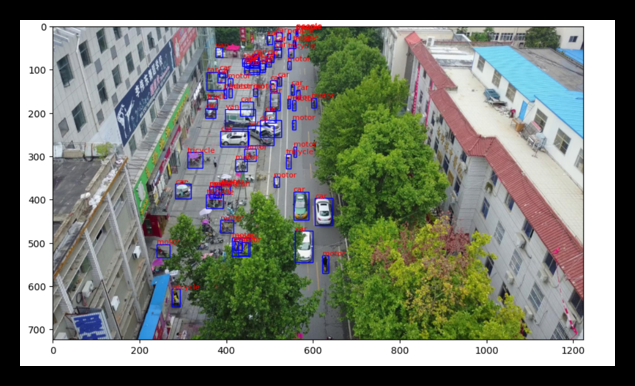
#> input picture Object-Detection-main/Object-Detection-main/images/Det1.png, 635 x 386 px, found by its file name; its folder holds only this picture in this run
$ python 00_leakage_evidence.py
#> lines starting #> are read from the running program, lines starting #| are printed output that depends on the picture
"""
00_leakage_evidence.py -- Quantify + visually document C2A scene leakage.

Produces the evidence pack for the paper's motivation section:
  evidence/leakage_stats.json      -- all headline numbers
  evidence/sibling_pairs/*.png     -- side-by-side train-vs-test same-background montages
  evidence/sard_dup_audit.json     -- SARD test duplicate-base-name audit

Runs anywhere (needs: numpy, opencv-python). Read-only w.r.t. the dataset.

Usage:
  python 00_leakage_evidence.py --root "<...>/C2A_Dataset/new_dataset3" --out "<...>/evidence"
  (defaults below auto-probe the known roots on this laptop / the lab PCs)
"""
from __future__ import annotations
import argparse, json, os, sys, random
from collections import Counter, defaultdict
from pathlib import Path

CANDIDATE_ROOTS = [
    r"d:/Academics/thesis folder/c2a/C2A_Dataset/new_dataset3",
    r"D:/thesis_2007074/common/c2a/C2A_Dataset/new_dataset3",
    r"D:/student_2k20/2007074/common/c2a/C2A_Dataset/new_dataset3",
    r"D:/2007074/common/c2a/C2A_Dataset/new_dataset3",
    r"E:/Thesis_mofazzal_2007074/common/c2a/C2A_Dataset/new_dataset3",
]
SARD_GT_CANDIDATES = [
    r"d:/Academics/thesis folder/Last Month/cross_dataset_SARD/sard_test_coco_gt.json",
    r"D:/thesis_2007074/cross_dataset_SARD/sard_test_coco_gt.json",
]

def find_root(cli: str | None) -> Path:
    cands = [cli] if cli else []
    cands += [os.environ.get("C2A_ROOT")]
    cands += CANDIDATE_ROOTS
    for c in cands:
        if c and (Path(c) / "train" / "images").is_dir():
            return Path(c)
    sys.exit("[FATAL] C2A root not found. Pass --root or set C2A_ROOT.")

def scene_of(fn: str) -> str:
    """collapsed_building_image0031_2.png -> collapsed_building_image0031"""
    stem = Path(fn).stem
    return stem.rsplit("_", 1)[0]

def variant_of(fn: str) -> str:
    return Path(fn).stem.rsplit("_", 1)[1]

def category_of(scene: str) -> str:
    return scene.split("_image")[0]

def main() -> None:
    ap = argparse.ArgumentParser()
    ap.add_argument("--root", default=None)
    ap.add_argument("--out", default=None, help="evidence output dir")
    ap.add_argument("--pairs", type=int, default=6, help="montage pairs to export")
    ap.add_argument("--seed", type=int, default=20260705)
    args = ap.parse_args()

    root = find_root(args.root)
    out = Path(args.out) if args.out else Path(__file__).resolve().parent.parent / "evidence"
    (out / "sibling_pairs").mkdir(parents=True, exist_ok=True)
    print(f"[paths] C2A root = {root}")
    print(f"[paths] evidence out = {out}")

    # ---- load the three official split JSONs --------------------------------
    files: dict[str, set[str]] = {}
    for sp in ("train", "val", "test"):
        jp = root / sp / f"{sp}_annotations.json"
        if jp.is_file():
            with open(jp, encoding="utf-8") as f:
                d = json.load(f)
            files[sp] = {im["file_name"] for im in d["images"]}
        else:  # fall back to listing images dir
            files[sp] = {p.name for p in (root / sp / "images").iterdir()}
        print(f"[load] {sp}: {len(files[sp])} images")

    scenes = {sp: {scene_of(f) for f in files[sp]} for sp in files}
    all_scenes = set().union(*scenes.values())
    all_files = set().union(*files.values())

    # variants-per-scene histogram
    vc = Counter(scene_of(f) for f in all_files)
    var_hist = Counter(vc.values())

    # scene -> split memberships
    test_scene_in_train = scenes["test"] & scenes["train"]
    test_scene_in_val_only = (scenes["test"] & scenes["val"]) - scenes["train"]
    test_scene_unseen = scenes["test"] - scenes["train"] - scenes["val"]
    test_img_scene_in_train = [f for f in files["test"] if scene_of(f) in scenes["train"]]
    test_img_unseen = [f for f in files["test"] if scene_of(f) in test_scene_unseen]

    stats = {
        "root": str(root),
        "n_images": {sp: len(files[sp]) for sp in files},
        "n_scenes": {sp: len(scenes[sp]) for sp in scenes},
        "n_scenes_total_dataset": len(all_scenes),
        "paper_claim_backgrounds": 1345,
        "variants_per_scene_histogram": dict(sorted(var_hist.items())),
        "file_level_overlap": {
            "train^test": len(files["train"] & files["test"]),
            "train^val": len(files["train"] & files["val"]),
            "val^test": len(files["val"] & files["test"]),
        },
        "scene_level": {
            "test_scenes_also_in_train": len(test_scene_in_train),
            "test_scenes_also_in_train_pct": round(100 * len(test_scene_in_train) / max(len(scenes["test"]), 1), 2),
            "test_scenes_in_val_only": len(test_scene_in_val_only),
            "test_scenes_fully_unseen": len(test_scene_unseen),
            "test_images_sharing_scene_with_train": len(test_img_scene_in_train),
            "test_images_sharing_scene_with_train_pct": round(100 * len(test_img_scene_in_train) / max(len(files["test"]), 1), 2),
            "test_images_fully_unseen_scene": len(test_img_unseen),
        },
        "scenes_per_category": dict(Counter(category_of(s) for s in all_scenes)),
    }

    # ---- export visual sibling pairs (train vs test, same scene) ------------
    try:
        import cv2
        import numpy as np
        rng = random.Random(args.seed)
        candidates = sorted(test_scene_in_train)
        rng.shuffle(candidates)
        made = 0
        pair_index = []
        for sc in candidates:
            if made >= args.pairs:
                break
            t_img = next((f for f in sorted(files["test"]) if scene_of(f) == sc), None)
            r_img = next((f for f in sorted(files["train"]) if scene_of(f) == sc), None)
            if not t_img or not r_img:
                continue
            a = cv2.imread(str(root / "test" / "images" / t_img))
#> a is the input picture: shape (386, 635, 3); mean B, G, R 115.8, 125.2, 120.6
            b = cv2.imread(str(root / "train" / "images" / r_img))
            if a is None or b is None:
                continue
            h = max(a.shape[0], b.shape[0])
#> h = 386
            def pad(x):
                return cv2.copyMakeBorder(x, 0, h - x.shape[0], 0, 0, cv2.BORDER_CONSTANT, value=(30, 30, 30))
            m = np.hstack([pad(a), np.full((h, 8, 3), 255, np.uint8), pad(b)])
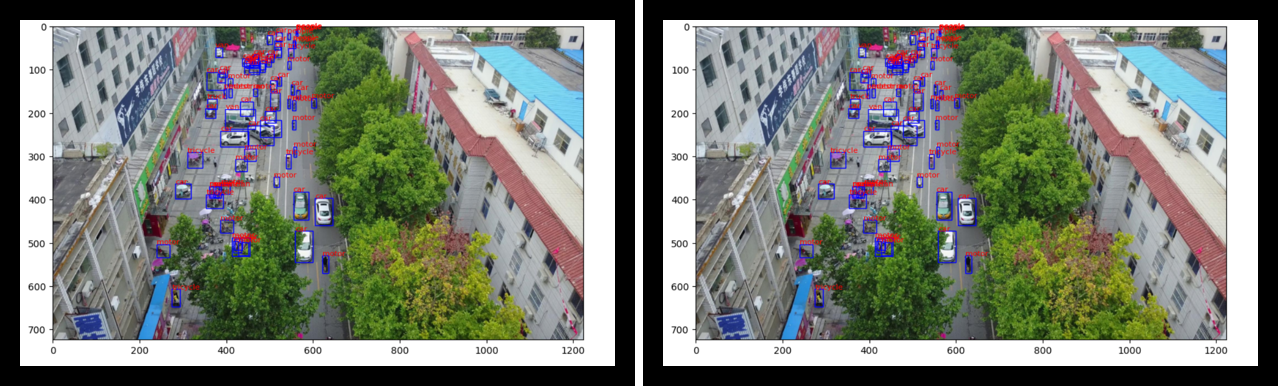
#> m: shape (386, 1278, 3); mean B, G, R 116.7, 126, 121.5
            cv2.putText(m, f"TEST {t_img}", (6, 22), cv2.FONT_HERSHEY_SIMPLEX, 0.55, (0, 0, 255), 2)
            cv2.putText(m, f"TRAIN {r_img}", (a.shape[1] + 14, 22), cv2.FONT_HERSHEY_SIMPLEX, 0.55, (0, 255, 0), 2)
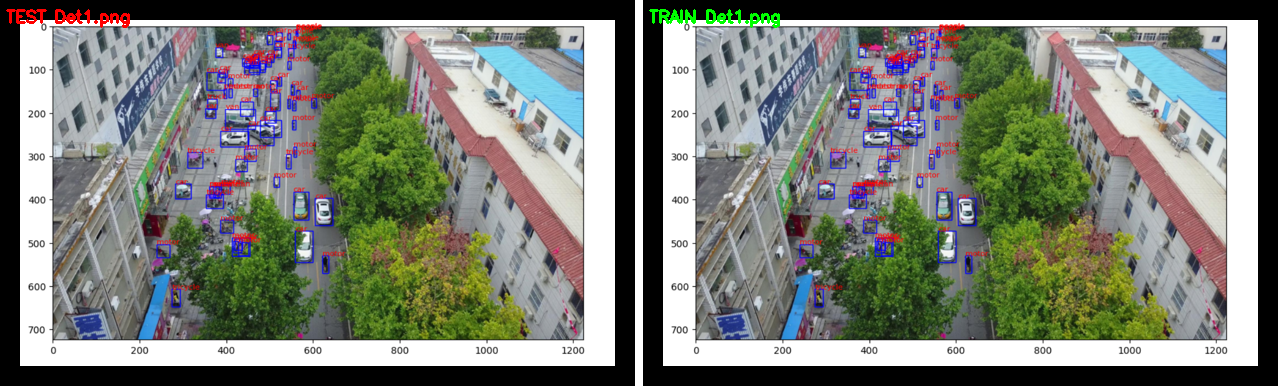
#> m: shape (386, 1278, 3); mean B, G, R 116.4, 126.2, 121.6
            op = out / "sibling_pairs" / f"pair_{made:02d}_{sc}.png"
            cv2.imwrite(str(op), m)
            pair_index.append({"scene": sc, "test": t_img, "train": r_img, "file": op.name})
            made += 1
        stats["sibling_pairs_exported"] = pair_index
        print(f"[pairs] exported {made} montages -> {out/'sibling_pairs'}")
    except Exception as e:  # cv2 missing on some box: stats still valid
        stats["sibling_pairs_exported"] = f"SKIPPED ({e})"
        print(f"[pairs] SKIPPED: {e}")

    # ---- SARD duplicate-base audit ------------------------------------------
    sard = next((p for p in ([] if not SARD_GT_CANDIDATES else SARD_GT_CANDIDATES) if Path(p).is_file()), None)
    if sard:
        with open(sard, encoding="utf-8") as f:
            sd = json.load(f)
        def sard_base(fn: str) -> str:
            # gss1006_jpg.rf.<hash>.jpg -> gss1006
            return fn.split("_jpg.rf.")[0].split(".rf.")[0]
        bases = Counter(sard_base(im["file_name"]) for im in sd["images"])
        dups = {b: c for b, c in bases.items() if c > 1}
        stats["sard_test_audit"] = {
            "gt_json": sard,
            "n_images": len(sd["images"]),
            "n_unique_bases": len(bases),
            "bases_with_multiple_copies": len(dups),
            "images_in_duplicated_bases": sum(dups.values()),
            "worst_offenders": dict(sorted(dups.items(), key=lambda kv: -kv[1])[:10]),
        }
        print(f"[sard] {len(sd['images'])} imgs, {len(bases)} unique bases, "
              f"{len(dups)} bases duplicated ({sum(dups.values())} images affected)")

    with open(out / "leakage_stats.json", "w", encoding="utf-8") as f:
        json.dump(stats, f, indent=2)
    print(f"[done] evidence -> {out/'leakage_stats.json'}")

    s = stats["scene_level"]
    print("\n===== HEADLINE =====")
    print(f"test scenes also in train : {s['test_scenes_also_in_train']} / {stats['n_scenes']['test']}"
          f" ({s['test_scenes_also_in_train_pct']}%)")
    print(f"test images sharing background with train: {s['test_images_sharing_scene_with_train']}"
          f" / {stats['n_images']['test']} ({s['test_images_sharing_scene_with_train_pct']}%)")
    print(f"test images from fully-unseen scenes     : {s['test_images_fully_unseen_scene']}")
    print(f"total scenes in dataset: {stats['n_scenes_total_dataset']} (paper says 1345 backgrounds)")

if __name__ == "__main__":
    main()
